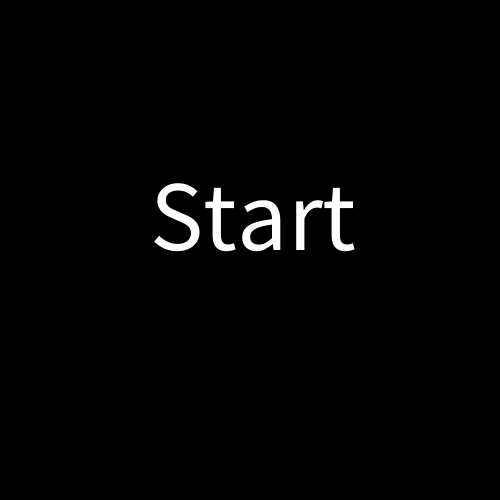
Frame 1 (no input)
Frame 60 (the mouse pressed at the canvas centre just before this capture): identical to frame 1, image omitted
Frame 120 (the mouse held since frame 60 and released just before this capture): identical to frame 1, image omitted

The Processing sketch that drew this single still picture (run headless with seeded random() and noise(); from frame 60 on, the mouse is pressed at the canvas centre):

// Processing sketch: processing_168503
// ── processing_168503.pde

void setup()
{
  size(500,500);
}
int x=250;
int y=250;
int x1=0;
int y1=0;
int x2=450;
int y2=0;
int x3=0;
int y3=450;
int x4=450;
int y4=450;
int t=0;
int z=0;
int o=0;
int pm=0;
int p=0;
int v=100;
int a=0;
int r=0;
int re=0;
int ve=0;
int st=1;
void draw()
{
  if(st == 1)
  {
    background(0);
    textSize(100);
    text("Start", 150, 250);
  }
  if(mouseX > 150 & mouseX < 370 & mouseY > 180 & mouseY < 250)
  {
    st = 0;
  }
  if(st == 0)
  {
  if(re < t)
  {
    ve= 1;
  }
  if(r == 1)
  {
    r =0;
    x=250;
    y=250;
    x1=0;
    y1=0;
    x2=450;
    y2=0;
    x3=0;
    y3=450;
    x4=450;
    y4=450;
    t=0;
    z=0;
    o=0;
    pm=0;
    p=0;
    v=100;
    a=0;
    ve=0;
  }
  a++;
  p=pm/10;
  z++;
  t = z /100;
  background(250);
  rect(0,0,125,125);
  rect(0,125,125,250);
  rect(0,375,125,125);
  rect(125,0,250,125);
  rect(125,375,250,125);
  rect(375,0,125,125);
  rect(375,125,125,250);
  rect(375,375,125,125);
  fill(250);
  if(mouseX < 125 && mouseY < 125)
  {
    x--;
    y--;
    x--;
    y--;
  }
  else if(mouseX < 125 && mouseY < 375)
  {
   x--;
   x--;
  }
  else if(mouseX < 125 && mouseY > 375)
  {
   x--;
   y++;
   x--;
   y++;
  }
  else if(mouseX < 375 && mouseY < 125)
  {
   y--;
   y--;
  }
  else if(mouseX < 375 && mouseY > 375)
  {
   y++;
   y++;
  }
  else if(mouseX > 375 && mouseY < 125)
  {
   x++;
   y--;
   x++;
   y--;
  }
  else if(mouseX > 375 && mouseY < 375)
  {
   x++;
   x++;
  }
  else if(mouseX > 375 && mouseY > 375)
  {
   x++;
   y++;
   x++;
   y++;
  }
   
  if(x1 < x)
  {
    x1++;
  }
  else if(x1 > x)
  {
    x1--;
  }
  else if(y1 < y)
  {
    y1++;
  }
  else if(y1 > y)
  {
    y1--;
  }
  if(y1 > y-1 & y1 < y)
  {
    y1++;
  }
  else if(y1 < y+1 & y1 > y)
  {
    y1--;
  }
  if(x1 > x-2 & x1 < x & y1 < y)
  {
    x1++;
  }
  else if(x1 < x+52 & x1 > x & y1 < y)
  {
    x1--;
  }
  
  if(x1 >= x-50 & x1 <= x+50 & y1 >= y-50 & y1 <= y+50)
  {
    pm++;
  }
  if(x2 < x & a > 50)
  {
    x2++;
    if(a >125)
    {
      x2++;
      if(a >135)
      {
        x2++;
        if(a >140)
        {
        a=0;
        }
      }
    }
  }
  else if(x2 > x & a > 50)
  {
    x2--;
    if(a >125)
    {
      x2--;
      if(a >135)
      {
        if(a >140)
        {
        a=0;
        }
        x2--;
      }
    }
  }
  if(y2 < y & a > 50)
  {
    y2++;
    if(a >125)
    {
      y2++;
      if(a >135)
      {
        if(a >140)
        {
        a=0;
        }
        y2++;
      }
    }
  }
  else if(y2 > y & a >50)
  {
    y2--;
    if(a >125)
    {
      y2--;
      if(a >135)
      {
        if(a >140)
        {
        a=0;
        }
        y2--;
      }
    }
  }
  if(x2 >= x-50 & x2 <= x+50 & y2 >= y-50 & y2 <= y+50)
  {
    pm++;
  }
   
  if(y3 < y)
  {
    y3++;
  }
  else if(y3 > y)
  {
    y3--;
  }
  else if(x3 < x)
  {
    x3++;
    x3++;
    if(x3 > x-250 & x3 < x)
    {
      x3++;
    }
  }
  else if(x3 > x)
  {
    x3--;
    x3--;
    if(x3 < x+150 & x3 > x)
    {
      x3--;
    }
  }
   
  if(x3 >= x-50 & x3 <= x+50 & y3 >= y-50 & y3 <= y+50)
  {
    pm++;
  }
   
  if(x4 < x)
  {
    x4++;
  }
  if(x4 > x)
  {
    x4--;
  }
  if(y4 < y)
  {
    y4++;
  }
  if(y4 > y)
  {
    y4--;
  }
  if(x4 >= x-50 & x4 <= x+50 & y4 >= y-50 & y4 <= y+50)
  {
    pm++;
  }
  if(x < 0 || x+50 > 500 || y < 0 || y+50 > 500)
  {
    o=1;
  }
  fill(0);
  textSize(32);
  text("Score: "+t, 10, 30);
  textSize(32);
  text("Live:"+(v-p)+"%", 350, 30);
  rect(x,y,50,50);
  fill(100,20,30);
  rect(x1,y1,50,50);
  rect(x2,y2,50,50);
  rect(x3,y3,50,50);
  rect(x4,y4,50,50);
  fill(150,15,50);
  if(o == 1)
  {
    z--;
    background(0);
    if(ve == 1)
    {
      re = t;
    fill(230);
    textSize(50);
    text("New Record!", 100, 200);
    fill(230);
    textSize(38);
    text("Score : "+ t, 158, 300);
    }else
    {
    fill(230);
    textSize(50);
    text("Score : "+ t, 150, 250);
    }
    textSize(30);
    text("Restart", 200, 450);
    if(mouseX > 200 & mouseX < 300 & mouseY > 430 & mouseY < 480)
    {
      r = 1;
      o = 0;
    }
  }
  if(v - p<=0)
  {
    o = 1;
  }
  }
}
